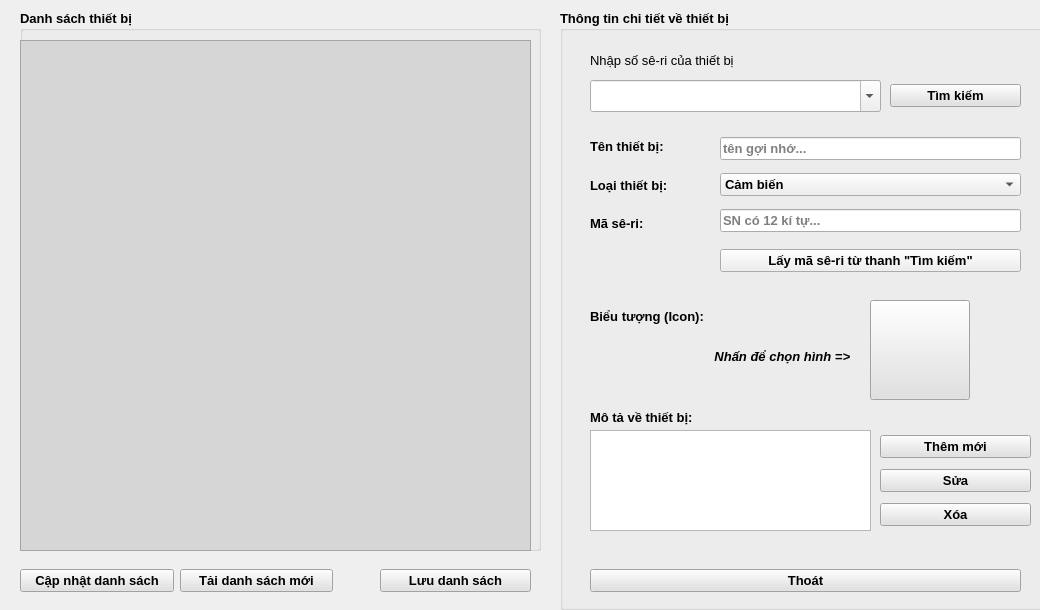
<?xml version="1.0" encoding="UTF-8"?>
<ui version="4.0">
 <class>AddNewDevice</class>
 <widget class="QWidget" name="AddNewDevice">
  <property name="windowModality">
   <enum>Qt::ApplicationModal</enum>
  </property>
  <property name="geometry">
   <rect>
    <x>0</x>
    <y>0</y>
    <width>1040</width>
    <height>610</height>
   </rect>
  </property>
  <property name="windowTitle">
   <string>STEMe - Thêm thiết bị mới</string>
  </property>
  <property name="windowIcon">
   <iconset resource="../image.qrc">
    <normaloff>:/image/AddDevice_icon_2.jpg</normaloff>:/image/AddDevice_icon_2.jpg</iconset>
  </property>
  <widget class="QGroupBox" name="groupBox_2">
   <property name="geometry">
    <rect>
     <x>560</x>
     <y>10</y>
     <width>501</width>
     <height>600</height>
    </rect>
   </property>
   <property name="font">
    <font>
     <pointsize>10</pointsize>
     <bold>true</bold>
    </font>
   </property>
   <property name="title">
    <string>Thông tin chi tiết về thiết bị</string>
   </property>
   <property name="flat">
    <bool>false</bool>
   </property>
   <widget class="QTextEdit" name="textEdit_Infor_Description">
    <property name="geometry">
     <rect>
      <x>30</x>
      <y>420</y>
      <width>281</width>
      <height>101</height>
     </rect>
    </property>
    <property name="readOnly">
     <bool>false</bool>
    </property>
   </widget>
   <widget class="QLabel" name="label_4">
    <property name="geometry">
     <rect>
      <x>30</x>
      <y>396</y>
      <width>209</width>
      <height>23</height>
     </rect>
    </property>
    <property name="text">
     <string>Mô tả về thiết bị:</string>
    </property>
   </widget>
   <widget class="QWidget" name="verticalLayoutWidget">
    <property name="geometry">
     <rect>
      <x>30</x>
      <y>120</y>
      <width>121</width>
      <height>110</height>
     </rect>
    </property>
    <layout class="QVBoxLayout" name="verticalLayout">
     <item>
      <widget class="QLabel" name="label_2">
       <property name="text">
        <string>Tên thiết bị:</string>
       </property>
      </widget>
     </item>
     <item>
      <widget class="QLabel" name="label">
       <property name="text">
        <string>Loại thiết bị:</string>
       </property>
      </widget>
     </item>
     <item>
      <widget class="QLabel" name="label_3">
       <property name="text">
        <string>Mã sê-ri:</string>
       </property>
      </widget>
     </item>
    </layout>
   </widget>
   <widget class="QWidget" name="verticalLayoutWidget_2">
    <property name="geometry">
     <rect>
      <x>160</x>
      <y>120</y>
      <width>301</width>
      <height>111</height>
     </rect>
    </property>
    <layout class="QVBoxLayout" name="verticalLayout_2">
     <item>
      <widget class="QLineEdit" name="lineEdit_Info_Name">
       <property name="maxLength">
        <number>20</number>
       </property>
       <property name="alignment">
        <set>Qt::AlignJustify|Qt::AlignVCenter</set>
       </property>
       <property name="placeholderText">
        <string>tên gợi nhớ...</string>
       </property>
      </widget>
     </item>
     <item>
      <widget class="QComboBox" name="comboBox_typeDevice">
       <item>
        <property name="text">
         <string>Cảm biến</string>
        </property>
       </item>
       <item>
        <property name="text">
         <string>Mô-đun thực hành</string>
        </property>
       </item>
       <item>
        <property name="text">
         <string>Mô hình thí nghiệm</string>
        </property>
       </item>
       <item>
        <property name="text">
         <string>Cài đặt và tiện ích</string>
        </property>
       </item>
       <item>
        <property name="text">
         <string>Quản lý</string>
        </property>
       </item>
      </widget>
     </item>
     <item>
      <widget class="QLineEdit" name="lineEdit_Info_SerialNumber">
       <property name="maxLength">
        <number>20</number>
       </property>
       <property name="alignment">
        <set>Qt::AlignJustify|Qt::AlignVCenter</set>
       </property>
       <property name="placeholderText">
        <string>SN có 12 kí tự...</string>
       </property>
      </widget>
     </item>
    </layout>
   </widget>
   <widget class="QPushButton" name="pushButton_Infor_Icon">
    <property name="geometry">
     <rect>
      <x>310</x>
      <y>290</y>
      <width>100</width>
      <height>100</height>
     </rect>
    </property>
    <property name="styleSheet">
     <string notr="true">background-color: rgb(225, 225, 225);</string>
    </property>
    <property name="text">
     <string/>
    </property>
    <property name="iconSize">
     <size>
      <width>100</width>
      <height>100</height>
     </size>
    </property>
   </widget>
   <widget class="QLabel" name="label_5">
    <property name="geometry">
     <rect>
      <x>30</x>
      <y>290</y>
      <width>131</width>
      <height>32</height>
     </rect>
    </property>
    <property name="text">
     <string>Biểu tượng (Icon):</string>
    </property>
   </widget>
   <widget class="QLabel" name="label_search">
    <property name="geometry">
     <rect>
      <x>30</x>
      <y>40</y>
      <width>431</width>
      <height>21</height>
     </rect>
    </property>
    <property name="font">
     <font>
      <pointsize>10</pointsize>
      <bold>false</bold>
     </font>
    </property>
    <property name="text">
     <string>Nhập số sê-ri của thiết bị</string>
    </property>
   </widget>
   <widget class="QComboBox" name="comboBox_Search">
    <property name="geometry">
     <rect>
      <x>30</x>
      <y>70</y>
      <width>291</width>
      <height>32</height>
     </rect>
    </property>
    <property name="editable">
     <bool>true</bool>
    </property>
    <property name="maxCount">
     <number>12</number>
    </property>
   </widget>
   <widget class="QWidget" name="horizontalLayoutWidget">
    <property name="geometry">
     <rect>
      <x>30</x>
      <y>550</y>
      <width>431</width>
      <height>41</height>
     </rect>
    </property>
    <layout class="QHBoxLayout" name="horizontalLayout">
     <item>
      <widget class="QPushButton" name="pushButton_Cancel">
       <property name="font">
        <font>
         <pointsize>10</pointsize>
         <bold>true</bold>
        </font>
       </property>
       <property name="styleSheet">
        <string notr="true">background-color: rgb(225, 225, 225);</string>
       </property>
       <property name="text">
        <string>Thoát</string>
       </property>
      </widget>
     </item>
    </layout>
   </widget>
   <widget class="QWidget" name="horizontalLayoutWidget_2">
    <property name="geometry">
     <rect>
      <x>330</x>
      <y>70</y>
      <width>131</width>
      <height>32</height>
     </rect>
    </property>
    <layout class="QHBoxLayout" name="horizontalLayout_2">
     <item>
      <widget class="QPushButton" name="pushButton_Search">
       <property name="font">
        <font>
         <pointsize>10</pointsize>
         <bold>true</bold>
        </font>
       </property>
       <property name="styleSheet">
        <string notr="true">background-color: rgb(225, 225, 225);</string>
       </property>
       <property name="text">
        <string>Tìm kiếm</string>
       </property>
      </widget>
     </item>
    </layout>
   </widget>
   <widget class="QWidget" name="verticalLayoutWidget_3">
    <property name="geometry">
     <rect>
      <x>320</x>
      <y>420</y>
      <width>151</width>
      <height>104</height>
     </rect>
    </property>
    <layout class="QVBoxLayout" name="verticalLayout_3">
     <item>
      <widget class="QPushButton" name="pushButton_AddDevice">
       <property name="font">
        <font>
         <pointsize>10</pointsize>
         <bold>true</bold>
        </font>
       </property>
       <property name="styleSheet">
        <string notr="true">background-color: rgb(225, 225, 225);</string>
       </property>
       <property name="text">
        <string>Thêm mới</string>
       </property>
      </widget>
     </item>
     <item>
      <widget class="QPushButton" name="pushButton_Update">
       <property name="font">
        <font>
         <pointsize>10</pointsize>
         <bold>true</bold>
        </font>
       </property>
       <property name="styleSheet">
        <string notr="true">background-color: rgb(225, 225, 225);</string>
       </property>
       <property name="text">
        <string>Sửa</string>
       </property>
      </widget>
     </item>
     <item>
      <widget class="QPushButton" name="pushButton_Remove">
       <property name="font">
        <font>
         <pointsize>10</pointsize>
         <bold>true</bold>
        </font>
       </property>
       <property name="styleSheet">
        <string notr="true">background-color: rgb(225, 225, 225);</string>
       </property>
       <property name="text">
        <string>Xóa</string>
       </property>
      </widget>
     </item>
    </layout>
   </widget>
   <widget class="QLabel" name="label_6">
    <property name="geometry">
     <rect>
      <x>140</x>
      <y>330</y>
      <width>161</width>
      <height>32</height>
     </rect>
    </property>
    <property name="font">
     <font>
      <pointsize>10</pointsize>
      <italic>true</italic>
      <bold>true</bold>
     </font>
    </property>
    <property name="text">
     <string>    Nhấn để chọn hình =&gt;</string>
    </property>
   </widget>
   <widget class="QWidget" name="horizontalLayoutWidget_5">
    <property name="geometry">
     <rect>
      <x>160</x>
      <y>230</y>
      <width>301</width>
      <height>41</height>
     </rect>
    </property>
    <layout class="QHBoxLayout" name="horizontalLayout_5">
     <item>
      <widget class="QPushButton" name="pushButton_getSerialFromSearch">
       <property name="text">
        <string>Lấy mã sê-ri từ thanh &quot;Tìm kiếm&quot;</string>
       </property>
       <property name="shortcut">
        <string/>
       </property>
      </widget>
     </item>
    </layout>
   </widget>
  </widget>
  <widget class="QGroupBox" name="groupBox">
   <property name="geometry">
    <rect>
     <x>20</x>
     <y>10</y>
     <width>521</width>
     <height>541</height>
    </rect>
   </property>
   <property name="font">
    <font>
     <pointsize>10</pointsize>
     <bold>true</bold>
    </font>
   </property>
   <property name="styleSheet">
    <string notr="true"/>
   </property>
   <property name="title">
    <string>Danh sách thiết bị</string>
   </property>
   <property name="flat">
    <bool>false</bool>
   </property>
   <widget class="QTableView" name="tableView_Device">
    <property name="geometry">
     <rect>
      <x>0</x>
      <y>30</y>
      <width>511</width>
      <height>511</height>
     </rect>
    </property>
    <property name="styleSheet">
     <string notr="true">background-color: rgb(214, 214, 214);</string>
    </property>
   </widget>
  </widget>
  <widget class="QWidget" name="horizontalLayoutWidget_3">
   <property name="geometry">
    <rect>
     <x>20</x>
     <y>560</y>
     <width>313</width>
     <height>41</height>
    </rect>
   </property>
   <layout class="QHBoxLayout" name="horizontalLayout_3">
    <item>
     <widget class="QPushButton" name="pushButton_ListDevice_Update">
      <property name="font">
       <font>
        <pointsize>10</pointsize>
        <bold>true</bold>
       </font>
      </property>
      <property name="styleSheet">
       <string notr="true">background-color: rgb(225, 225, 225);</string>
      </property>
      <property name="text">
       <string>Cập nhật danh sách</string>
      </property>
     </widget>
    </item>
    <item>
     <widget class="QPushButton" name="pushButton_ListDevice_Replace">
      <property name="font">
       <font>
        <pointsize>10</pointsize>
        <bold>true</bold>
       </font>
      </property>
      <property name="styleSheet">
       <string notr="true">background-color: rgb(225, 225, 225);</string>
      </property>
      <property name="text">
       <string>Tải danh sách mới</string>
      </property>
     </widget>
    </item>
   </layout>
  </widget>
  <widget class="QWidget" name="horizontalLayoutWidget_4">
   <property name="geometry">
    <rect>
     <x>380</x>
     <y>560</y>
     <width>151</width>
     <height>41</height>
    </rect>
   </property>
   <layout class="QHBoxLayout" name="horizontalLayout_4">
    <item>
     <widget class="QPushButton" name="pushButton_ListDevice_Save">
      <property name="font">
       <font>
        <pointsize>10</pointsize>
        <bold>true</bold>
       </font>
      </property>
      <property name="styleSheet">
       <string notr="true">background-color: rgb(225, 225, 225);</string>
      </property>
      <property name="text">
       <string>Lưu danh sách</string>
      </property>
     </widget>
    </item>
   </layout>
  </widget>
 </widget>
 <resources>
  <include location="../image.qrc"/>
 </resources>
 <connections/>
</ui>
